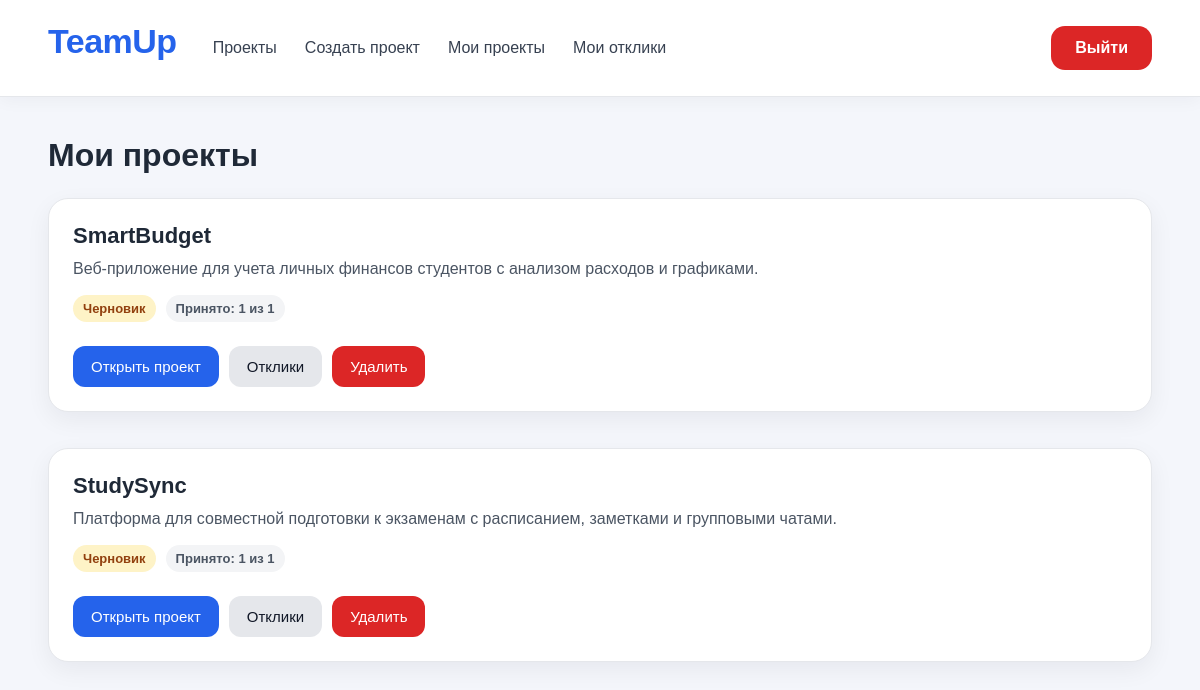
/my-projects (signed in), run on an earlier commit of the app's database.
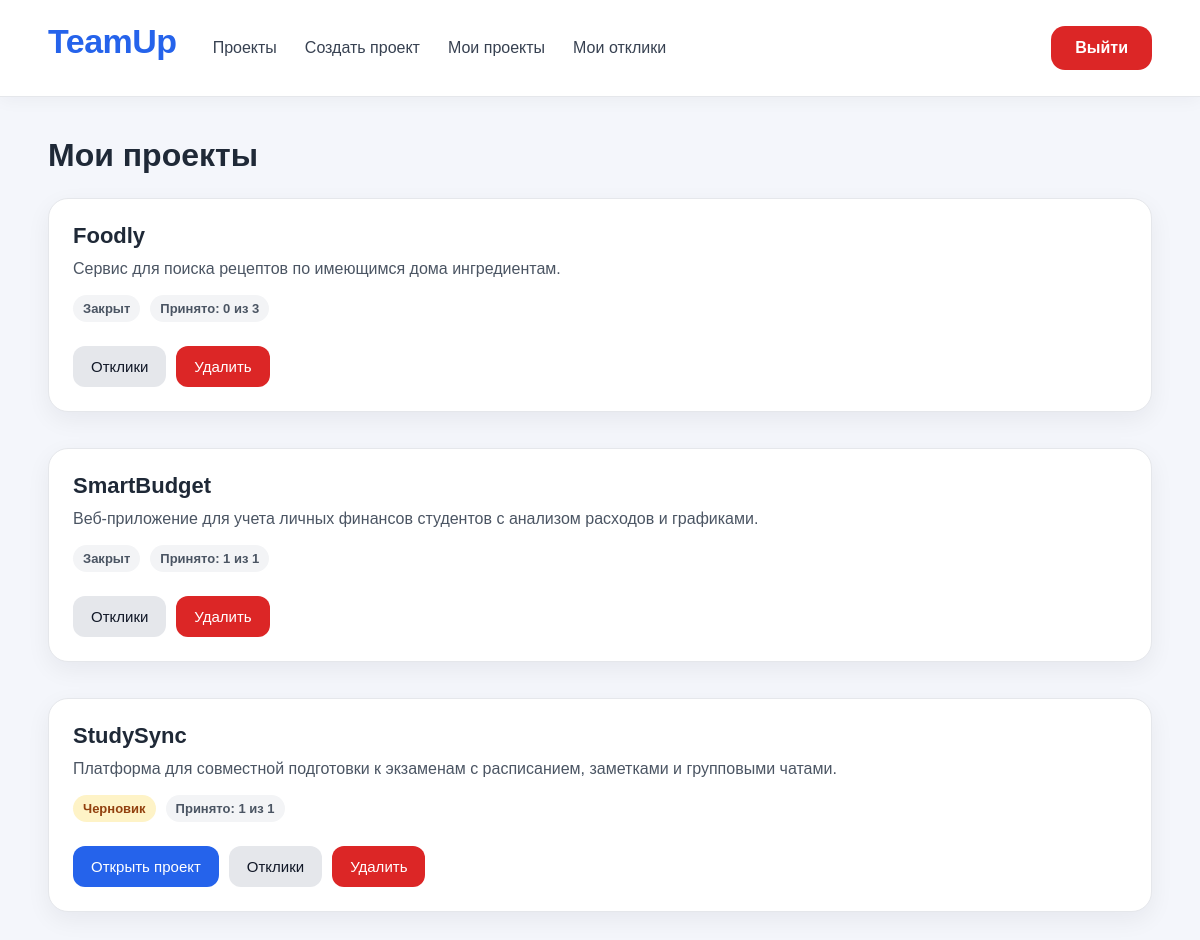
And on a later commit of the database.
### app/models/project.py (models this page shows)
class Project(Base):
    __tablename__ = "projects"
    id: Mapped[int] = mapped_column(primary_key=True)
    title: Mapped[str] = mapped_column(String(255), nullable=False)
    description: Mapped[str] = mapped_column(String(1000), nullable=False)
    status: Mapped[str] = mapped_column(String(50), default="draft", nullable=False)
    max_participants: Mapped[int] = mapped_column(Integer, nullable=False, default=1)
    owner_id: Mapped[int] = mapped_column(ForeignKey("users.id"), nullable=False)
    owner = relationship("User", back_populates="projects")
    applications = relationship("Application", back_populates="project")

### app/api/projects.py (the view)
@router.get("/my-projects")
async def my_projects(
    request: Request,
    session: AsyncSession = Depends(get_session),
):
    user_id = request.session.get("user_id")
    user_name = request.session.get("user_name")
    user_email = request.session.get("user_email")
    user_role = request.session.get("user_role")
    if not user_id:
        return RedirectResponse(url="/login", status_code=303)
    project_repository = ProjectRepository(session)
    project_service = ProjectService(project_repository)
    projects = await project_service.get_all_projects()
    user_projects = [project for project in projects if project.owner_id == user_id]
    message = request.query_params.get("message")
    return templates.TemplateResponse(
        request=request,
        name="my_projects.html",
        context={
            "projects": user_projects,
            "user_name": user_name,
            "user_email": user_email,
            "user_role": user_role,
            "message": message,
        },
    )

### templates/my_projects.html (shortened to what this page needs)
{% extends "base.html" %}
{% block content %}
<h1 class="page-title">Мои проекты</h1>
{% if projects %}
    <div class="project-grid">
        {% for project in projects %}
        <div class="card project-card">
            <div>
                <h3>{{ project.title }}</h3>
                <p>{{ project.description }}</p>
            </div>
            <div class="meta">
                {% if project.status == "draft" %}
                    <span class="badge badge-warning">Черновик</span>
                {% elif project.status == "open" %}
                    <span class="badge badge-success">Открыт</span>
                {% elif project.status == "closed" %}
                    <span class="badge badge-muted">Закрыт</span>
                {% else %}
                    <span class="badge badge-muted">{{ project.status }}</span>
                {% endif %}
                <span class="badge badge-muted">
                    Принято:
                    {{ project.applications | selectattr("status", "equalto", "accepted") | list | length }}
                    из
                    {{ project.max_participants }}
                </span>
            </div>
            <div class="actions">
                {% if project.status == "draft" %}
                    <form method="post" action="/projects/{{ project.id }}/open">
                        <button type="submit" class="button">
                            Открыть проект
                        </button>
                    </form>
                {% elif project.status == "open" %}
                    <form method="post" action="/projects/{{ project.id }}/close">
                        <button type="submit" class="button button-danger">
                            Закрыть проект
                        </button>
                    </form>
                {% endif %}
                <a href="/projects/{{ project.id }}/applications" class="button button-secondary">
                    Отклики
                </a>
                <form
                    method="post"
                    action="/projects/{{ project.id }}/delete"
                    onsubmit="return confirm('Вы точно хотите удалить проект? Все отклики по нему тоже будут удалены.');"
                >
                    <button type="submit" class="button button-danger">
                        Удалить
                    </button>
                </form>
            </div>
        </div>
        {% endfor %}
    </div>
{% endif %}
{% endblock %}

What changed in the data, as far as the page shows it:
added Project: title "Foodly", description "Сервис для поиска рецептов по имеющимся дома ингредиентам.", status "Закрыт", applications|selectattr "0", max_participants "3"
changed Project "SmartBudget": status "Черновик Открыть проект" → "Закрыт"
